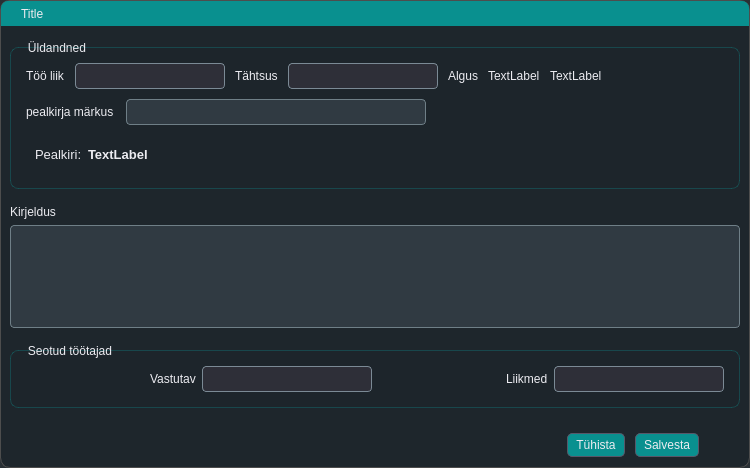
<?xml version="1.0" encoding="UTF-8"?>
<ui version="4.0">
 <class>WorksTools</class>
 <widget class="QDialog" name="WorksTools">
  <property name="geometry">
   <rect>
    <x>0</x>
    <y>0</y>
    <width>750</width>
    <height>468</height>
   </rect>
  </property>
  <property name="sizePolicy">
   <sizepolicy hsizetype="Expanding" vsizetype="Expanding">
    <horstretch>0</horstretch>
    <verstretch>0</verstretch>
   </sizepolicy>
  </property>
  <property name="minimumSize">
   <size>
    <width>750</width>
    <height>450</height>
   </size>
  </property>
  <property name="maximumSize">
   <size>
    <width>16777215</width>
    <height>16777215</height>
   </size>
  </property>
  <property name="font">
   <font>
    <pointsize>10</pointsize>
    <weight>75</weight>
    <bold>true</bold>
   </font>
  </property>
  <property name="windowTitle">
   <string>Võrgutööd</string>
  </property>
  <property name="styleSheet">
   <string notr="true">* {
    border: transparent;
    boreder-radius: 10px;
	background-color: rgba(29, 37, 43, 0.78);  /* 10% transparency */
    padding: 0;
    margin: 0;
    color: #ececf1; /* Brighter default text */
}

#FrameMain{
    border-radius: 10px;
	border: 1px solid #4d4d4d;
	background-color: rgba(29, 37, 43, 0.89);  /* 10% transparency */
}


QLabel, QFrame{
	background: None;
	}




/* ------------------------------------------------------ */
/* 🧠 Global Interaction Effects - Focused Field &amp; Tabs   */
/* ------------------------------------------------------ */
QLineEdit:focus, QTextEdit:focus, QComboBox:focus,   QTabBar::tab:selected {
        /* 🟢 Bottom glow - Extends further for visibility */
    border: 1px solid; 
    border-left-color: qradialgradient(spread:pad, cx:0, cy:0.347273, radius:0.826, fx:0.453364, fy:0.097, stop:0.125 rgba(9, 144, 143, 88), stop:1 rgba(46, 47, 56, 76));
    border-top-color: qradialgradient(spread:pad, cx:0, cy:0.347273, radius:0.826, fx:0.453364, fy:0.097, stop:0.125 rgba(9, 144, 143, 88), stop:1 rgba(46, 47, 56, 76));
    border-bottom-color: qradialgradient(spread:pad, cx:1, cy:0.728, radius:0.826, fx:0.498455, fy:0.95, stop:0.125 rgba(9, 144, 143, 88), stop:1 rgba(46, 47, 56, 76));
    border-right-color: qradialgradient(spread:pad, cx:1, cy:0.728, radius:0.826, fx:0.498455, fy:0.95, stop:0.125 rgba(9, 144, 143, 88), stop:1 rgba(46, 47, 56, 76));	

}

 QLineEdit:hover, QTextEdit:hover, QComboBox:hover, QTabBar::tab:hover {
        /* 🟡 Hover Glow - Softer but Visible */
    border: 1px solid; 
    border-left-color: qradialgradient(spread:pad, cx:0, cy:0.347273, radius:0.826, fx:0.453364, fy:0.097, stop:0.125 rgba(9, 144, 143, 88), stop:1 rgba(46, 47, 56, 76));
    border-top-color: qradialgradient(spread:pad, cx:0, cy:0.347273, radius:0.826, fx:0.453364, fy:0.097, stop:0.125 rgba(9, 144, 143, 88), stop:1 rgba(46, 47, 56, 76));
    border-bottom-color: qradialgradient(spread:pad, cx:1, cy:0.728, radius:0.826, fx:0.498455, fy:0.95, stop:0.125 rgba(9, 144, 143, 88), stop:1 rgba(46, 47, 56, 76));
    border-right-color: qradialgradient(spread:pad, cx:1, cy:0.728, radius:0.826, fx:0.498455, fy:0.95, stop:0.125 rgba(9, 144, 143, 88), stop:1 rgba(46, 47, 56, 76));	
    background-color: qradialgradient(spread:pad, cx:1, cy:0.995, radius:0.5, fx:1, fy:0.988, stop:0 rgba(9, 144, 143, 88), stop:0.920455 rgba(46, 47, 56, 76));
}

/* ---------------------------- */
/* 📝 QLineEdit Styling */
/* ---------------------------- */
QLineEdit, QTextEdit {
    background-color: #303a42;   /* Matches the global dark background */
    color: #c5c5d2;              /* Default light gray text */
    border: 1px solid #6f7f87;
    border-radius: 4px;          /* Rounded corners for a smooth look */
    padding: 4px;                /* Adequate padding for text clarity */
}

/* 
   Note: Your existing rules for QLineEdit:focus and QLineEdit:hover already provide
   the gradient border and glow effects. This default state ensures a smooth transition 
   into those interactive states.
*/

/* ---------------------------- */
/* 🔘 Disabled State for QLineEdit */
/* ---------------------------- */
QLineEdit:disabled, QTextEdit:disabled {
    background-color: #24252e;  /* A slightly darker tone for disabled state */
    border: 1px dashed rgba(120, 120, 130, 0.5);  /* Dashed and faded border */
    color: rgba(170, 170, 180, 0.5);  /* Muted text color */
    opacity: 0.5;               /* Lower opacity to indicate inactivity */
}

/* ---------------------------- */
/* 🖱️ QListWidget Focus */
/* ---------------------------- */
QListWidget:focus {
	boreder: 1px solid;
    border-left-color: qradialgradient(spread:pad, cx:0, cy:0.347273, radius:0.826, fx:0.453364, fy:0.097, stop:0.125 rgba(9, 144, 143, 88), stop:1 rgba(46, 47, 56, 76));
    border-top-color: qradialgradient(spread:pad, cx:0, cy:0.347273, radius:0.826, fx:0.453364, fy:0.097, stop:0.125 rgba(9, 144, 143, 88), stop:1 rgba(46, 47, 56, 76));
    border-bottom-color: qradialgradient(spread:pad, cx:1, cy:0.728, radius:0.826, fx:0.498455, fy:0.95, stop:0.125 rgba(9, 144, 143, 88), stop:1 rgba(46, 47, 56, 76));
    border-right-color: qradialgradient(spread:pad, cx:1, cy:0.728, radius:0.826, fx:0.498455, fy:0.95, stop:0.125 rgba(9, 144, 143, 88), stop:1 rgba(46, 47, 56, 76));	
}

/* ---------------------------- */
/* 🖱️ QListWidget Hovered Item */
/* ---------------------------- */
QListWidget::item:hover {
    border: 1px solid; 
    border-left-color: qradialgradient(spread:pad, cx:0, cy:0.347273, radius:0.826, 
        fx:0.453364, fy:0.097, stop:0.125 rgba(9, 144, 143, 88), stop:1 rgba(46, 47, 56, 76));
    border-top-color: qradialgradient(spread:pad, cx:0, cy:0.347273, radius:0.826, 
        fx:0.453364, fy:0.097, stop:0.125 rgba(9, 144, 143, 88), stop:1 rgba(46, 47, 56, 76));
    border-bottom-color: qradialgradient(spread:pad, cx:1, cy:0.728, radius:0.826, 
        fx:0.498455, fy:0.95, stop:0.125 rgba(9, 144, 143, 88), stop:1 rgba(46, 47, 56, 76));
    border-right-color: qradialgradient(spread:pad, cx:1, cy:0.728, radius:0.826, 
        fx:0.498455, fy:0.95, stop:0.125 rgba(9, 144, 143, 88), stop:1 rgba(46, 47, 56, 76));  
	background-color: qradialgradient(spread:pad, cx:1, cy:0.995, radius:0.5, fx:1, fy:0.988, stop:0 rgba(9, 144, 143, 255), stop:0.920455 rgba(46, 47, 56, 253));
    border-radius: 4px;
}

/* ---------------------------- */
/* ✅ QListWidget Selected Item */
/* ---------------------------- */
QListWidget::item:selected {
	color: #c5c5d2; /* Default light gray text */	
    border: 1px solid; 
 	 border-radius: 4px;
    border-left-color: qradialgradient(spread:pad, cx:0, cy:0.347273, radius:0.826, 
        fx:0.453364, fy:0.097, stop:0.125 rgba(9, 144, 143, 66), stop:1 rgba(46, 47, 56, 54));
    border-top-color: qradialgradient(spread:pad, cx:0, cy:0.347273, radius:0.826, 
        fx:0.453364, fy:0.097, stop:0.125 rgba(9, 144, 143, 66), stop:1 rgba(46, 47, 56, 54));
    border-bottom-color: qradialgradient(spread:pad, cx:1, cy:0.728, radius:0.826, 
        fx:0.498455, fy:0.95, stop:0.125 rgba(9, 144, 143, 66), stop:1 rgba(46, 47, 56, 54));
    border-right-color: qradialgradient(spread:pad, cx:1, cy:0.728, radius:0.826, 
        fx:0.498455, fy:0.95, stop:0.125 rgba(9, 144, 143, 66), stop:1 rgba(46, 47, 56, 54));  
	background-color: qradialgradient(spread:pad, cx:1, cy:0.995, radius:1.24, fx:1, fy:0.988, stop:0 rgba(9, 144, 143, 172), stop:0.920455 rgba(46, 47, 56, 0));
}



/* ---------------------------- */
/* 🔘 QPushButton Styling */
/* ---------------------------- */

QPushButton {
    padding: 4px 8px;
    text-align: center;
    border-radius: 5px;
	background-color: rgb(9, 144, 143);
    border: 1px solid #565869; /* Default border */
    color: #ececf1; /* Brighter text */
    transition: all 150ms ease-in-out; /* Smooth transition */
}

/* 🟢 Hover Effect - Glow &amp; Color Shift */
QPushButton:hover {
    background-color: #5c5d6e; /* Slightly lighter background */
    border: 1px solid #acacbe; /* Lighter border */
    
color: #c5c5d2; /* Default text color */

}

/* 🔴 Pressed Effect - Darker Look &amp; More Intense Glow */
QPushButton:pressed {
    background-color: #2d2e3a; /* Darker background */
    border: 1px solid #8e8ea0; /* Slightly darker border */
    color: #bdbecf; /* Dimmed text */

}

/* ⚫ Disabled State - More Noticeable */
QPushButton:disabled {
    background-color: #24252e; /* **Much darker background** */
    border: 1px dashed rgba(120, 120, 130, 0.5); /* **Dashed, faded border** */
    color: rgba(170, 170, 180, 0.5); /* **Faded text color** */
    opacity: 0.5; /* **Lower opacity to indicate inactive state** */
}

QPushButton:focus{
	    border: 1px solid; 	
    border-left-color: qradialgradient(spread:pad, cx:0, cy:0.347273, radius:0.826, fx:0.453364, fy:0.097, stop:0.125 rgba(9, 144, 143, 88), stop:1 rgba(46, 47, 56, 76));
    border-top-color: qradialgradient(spread:pad, cx:0, cy:0.347273, radius:0.826, fx:0.453364, fy:0.097, stop:0.125 rgba(9, 144, 143, 88), stop:1 rgba(46, 47, 56, 76));
    border-bottom-color: qradialgradient(spread:pad, cx:1, cy:0.728, radius:0.826, fx:0.498455, fy:0.95, stop:0.125 rgba(9, 144, 143, 88), stop:1 rgba(46, 47, 56, 76));
    border-right-color: qradialgradient(spread:pad, cx:1, cy:0.728, radius:0.826, fx:0.498455, fy:0.95, stop:0.125 rgba(9, 144, 143, 88), stop:1 rgba(46, 47, 56, 76));	
	background-color: rgb(31, 93, 92);
}


/* ══════════════════════════════════════════════════════ */
/*                 ✅ QCheckBox Styling                   */
/* ══════════════════════════════════════════════════════ */

QCheckBox {
    color: #d1d1e0;
    spacing: 5px;
    font-size: 12px;
	 background: transparent; /* This removes any background */
}

/* Default indicator box */
QCheckBox::indicator {
    width: 16px;
    height: 16px;
    background-color: #40414f;
    border: 1px solid #1f5d5c;
    border-radius: 3px;
}

/* Hovered box */
QCheckBox::indicator:hover {
    border: 1px solid #0b4544;
    background-color: #565869;
}

/* Checked state */
QCheckBox::indicator:checked {
    background-color: rgb(9, 144, 143);
    border: 1px solid #565869;
    image: url(&quot;:/images/themes/default/algorithms/mAlgorithmCheckGeometry.svg&quot;);
}

/* Checked + Hover */
QCheckBox::indicator:checked:hover {
    background-color: rgba(9, 144, 143, 0.8);
    border: 1px solid #acacbe;
}

/* Disabled */
QCheckBox:disabled {
    color: #6a6a75;
}
QCheckBox::indicator:disabled {
    background-color: #2c2c35;
    border: 1px dashed rgba(120, 120, 130, 0.5);
}
QCheckBox::indicator:checked:disabled {
    background-color: rgba(50, 50, 60, 0.5);
    border: 1px solid #40414f;
    image: url(&quot;:/images/themes/default/algorithms/mAlgorithmCheckGeometry.svg&quot;);
    opacity: 0.5;
}


/* ══════════════════════════════════════════════════════ */
/*                     🔘 COMBOBOX STYLING                */
/* ══════════════════════════════════════════════════════ */

QComboBox {
    background-color: #2e2f38;
    color: #c5c5d2;
	border: 1px solid #7b8a95;    
	border-radius: 4px;
    padding: 4px;
}

QComboBox::drop-down {
    background-color: #2e2f38;
    border: none;
    border-radius: 10px;
    width: 16px;
    height: 16px;
    subcontrol-origin: padding;
    subcontrol-position: right; /* Adjusted to right for a common look */
}



QComboBox QAbstractItemView {
    background-color: #2e2f38;
    border: 1px solid #565869;
    selection-background-color: qradialgradient(
        spread: pad,
        cx: 1,
        cy: 0.728,
        radius: 0.826,
        fx: 0.498455,
        fy: 0.95,
        stop: 0.125 rgba(9,144,143,150),
        stop: 1 rgba(46,47,56,253)
    );
    selection-color: #ececf1;
}

QComboBox QAbstractItemView::item {
    background-color: #2e2f38;
    color: #c5c5d2;
}

QComboBox QAbstractItemView::item:selected {
    background-color: qradialgradient(
        spread: pad,
        cx: 1,
        cy: 0.728,
        radius: 0.826,
        fx: 0.498455,
        fy: 0.95,
        stop: 0.125 rgba(9,144,143,150),
        stop: 1 rgba(46,47,56,253)
    );
    color: #ececf1;
}

QComboBox QAbstractItemView::item:hover {
    background-color: qradialgradient(
        spread: pad,
        cx: 1,
        cy: 0.995,
        radius: 1.24,
        fx: 1,
        fy: 0.988,
        stop: 0 rgba(9,144,143,150),
        stop: 0.920455 rgba(46,47,56,253)
    );
    color: #ececf1;
}

QComboBox:focus {
    border: 1px solid qradialgradient(
        spread: pad,
        cx: 0,
        cy: 0.347273,
        radius: 0.826,
        fx: 0.453364,
        fy: 0.097,
        stop: 0.125 rgba(9,144,143,88),
        stop: 1 rgba(46,47,56,76)
    );
}

QComboBox:disabled {
    background-color: #2e2f38;
    border: 1px solid #565869;
    color: #8a95a5;
}

QTextBrowser {
    background-color: qradialgradient(
        spread:pad,
        cx:1, cy:0.995, radius:1.24,
        fx:1, fy:0.988,
        stop:0 rgba(9, 144, 143, 32),
        stop:0.920 rgba(46, 47, 56, 160)
    );
    color: #ececf1;
    border: 1px solid rgba(100, 100, 100, 80);
    border-radius: 8px;
    padding: 8px;
}

/* Optional: match the scrollbar look too */
QTextBrowser QScrollBar:vertical {
    background: transparent;
    width: 10px;
    margin: 2px 0 2px 0;
}

QTextBrowser QScrollBar::handle:vertical {
    background: rgba(9, 144, 143, 0.5);
    min-height: 20px;
    border-radius: 4px;
}

QTextBrowser QScrollBar::add-line:vertical,
QTextBrowser QScrollBar::sub-line:vertical {
    height: 0;
    background: none;
}

QTextBrowser QScrollBar::add-page:vertical,
QTextBrowser QScrollBar::sub-page:vertical {
    background: none;
}

QGroupBox {
    border: 1px solid rgba(9, 144, 143, 80); /* Teal glow border */
    border-radius: 8px;
    margin-top: 6px; /* Space above group */
    background-color: rgba(29, 37, 43, 0.75); /* Slightly transparent background */
    padding: 6px;
}

QGroupBox:title {
    subcontrol-origin: margin;
    subcontrol-position: top left;
    padding: 0 6px;
    margin-left: 10px;
    color: #ececf1;
    font-weight: bold;
    font-size: 12px;
    background-color: transparent;
}


#dragFrame {
    border-top-left-radius: 7px;
    border-top-right-radius: 7px;
    border-bottom-right-radius: 0px;
    border-bottom-left-radius: 0px;
    background-color: rgba(9, 144, 143, 1.0);
    cursor: move;
    color: #ececf1; /* Brighter default text */
}

QMenu {
    color: #ff00ff;  /* Bright magenta for testing */
    border: 1px solid #4d4d4d;   /* Subtle default border */	
    padding: 4px;
    border-radius: 6px;
}
QMenu::item {
	color: #c5c5d2;              /* Default light gray text */	
    padding: 6px 20px;
    background-color: transparent;
}
QMenu::item:selected {
    background-color: #444444;
    color: #00ffff;
}

QPlainTextEdit {
    background-color: #303a42;   /* Matches dark theme */
    color: #c5c5d2;              /* Light text */
    border: 1px solid #6f7f87;
    border-radius: 4px;
    padding: 4px;
}

QPlainTextEdit:focus {
    border: 1px solid;
    border-left-color: qradialgradient(spread:pad, cx:0, cy:0.347273, radius:0.826, fx:0.453364, fy:0.097, stop:0.125 rgba(9,144,143,88), stop:1 rgba(46,47,56,76));
    border-top-color: qradialgradient(spread:pad, cx:0, cy:0.347273, radius:0.826, fx:0.453364, fy:0.097, stop:0.125 rgba(9,144,143,88), stop:1 rgba(46,47,56,76));
    border-bottom-color: qradialgradient(spread:pad, cx:1, cy:0.728, radius:0.826, fx:0.498455, fy:0.95, stop:0.125 rgba(9,144,143,88), stop:1 rgba(46,47,56,76));
    border-right-color: qradialgradient(spread:pad, cx:1, cy:0.728, radius:0.826, fx:0.498455, fy:0.95, stop:0.125 rgba(9,144,143,88), stop:1 rgba(46,47,56,76));
}

QPlainTextEdit:disabled {
    background-color: #24252e;
    border: 1px dashed rgba(120, 120, 130, 0.5);
    color: rgba(170, 170, 180, 0.5);
    opacity: 0.5;
}
</string>
  </property>
  <layout class="QVBoxLayout" name="verticalLayout">
   <property name="spacing">
    <number>0</number>
   </property>
   <property name="leftMargin">
    <number>0</number>
   </property>
   <property name="topMargin">
    <number>0</number>
   </property>
   <property name="rightMargin">
    <number>0</number>
   </property>
   <property name="bottomMargin">
    <number>0</number>
   </property>
   <item>
    <widget class="QFrame" name="FrameMain">
     <property name="minimumSize">
      <size>
       <width>0</width>
       <height>100</height>
      </size>
     </property>
     <property name="styleSheet">
      <string notr="true"/>
     </property>
     <property name="frameShape">
      <enum>QFrame::StyledPanel</enum>
     </property>
     <property name="frameShadow">
      <enum>QFrame::Raised</enum>
     </property>
     <layout class="QVBoxLayout" name="verticalLayout_2">
      <property name="leftMargin">
       <number>0</number>
      </property>
      <property name="topMargin">
       <number>0</number>
      </property>
      <property name="rightMargin">
       <number>0</number>
      </property>
      <property name="bottomMargin">
       <number>0</number>
      </property>
      <item>
       <widget class="QFrame" name="dragFrame">
        <property name="minimumSize">
         <size>
          <width>0</width>
          <height>25</height>
         </size>
        </property>
        <property name="maximumSize">
         <size>
          <width>1000000</width>
          <height>25</height>
         </size>
        </property>
        <property name="frameShape">
         <enum>QFrame::StyledPanel</enum>
        </property>
        <property name="frameShadow">
         <enum>QFrame::Raised</enum>
        </property>
        <layout class="QHBoxLayout" name="horizontalLayout_4">
         <property name="spacing">
          <number>0</number>
         </property>
         <property name="leftMargin">
          <number>20</number>
         </property>
         <property name="topMargin">
          <number>0</number>
         </property>
         <property name="rightMargin">
          <number>0</number>
         </property>
         <property name="bottomMargin">
          <number>0</number>
         </property>
         <item>
          <widget class="QLabel" name="lblTitle">
           <property name="text">
            <string>Title</string>
           </property>
          </widget>
         </item>
        </layout>
       </widget>
      </item>
      <item>
       <widget class="QFrame" name="frame_6">
        <property name="frameShape">
         <enum>QFrame::StyledPanel</enum>
        </property>
        <property name="frameShadow">
         <enum>QFrame::Raised</enum>
        </property>
        <layout class="QVBoxLayout" name="verticalLayout_6">
         <item>
          <widget class="QGroupBox" name="groupBox">
           <property name="title">
            <string>Üldandned</string>
           </property>
           <layout class="QVBoxLayout" name="verticalLayout_5">
            <property name="spacing">
             <number>10</number>
            </property>
            <item>
             <widget class="QFrame" name="frame_5">
              <property name="styleSheet">
               <string notr="true"/>
              </property>
              <property name="frameShape">
               <enum>QFrame::StyledPanel</enum>
              </property>
              <property name="frameShadow">
               <enum>QFrame::Raised</enum>
              </property>
              <layout class="QVBoxLayout" name="verticalLayout_4">
               <property name="spacing">
                <number>10</number>
               </property>
               <property name="leftMargin">
                <number>0</number>
               </property>
               <property name="topMargin">
                <number>0</number>
               </property>
               <property name="rightMargin">
                <number>0</number>
               </property>
               <property name="bottomMargin">
                <number>0</number>
               </property>
               <item>
                <widget class="QFrame" name="frame_3">
                 <property name="minimumSize">
                  <size>
                   <width>0</width>
                   <height>0</height>
                  </size>
                 </property>
                 <property name="maximumSize">
                  <size>
                   <width>16777215</width>
                   <height>16777215</height>
                  </size>
                 </property>
                 <property name="styleSheet">
                  <string notr="true"/>
                 </property>
                 <property name="frameShape">
                  <enum>QFrame::StyledPanel</enum>
                 </property>
                 <property name="frameShadow">
                  <enum>QFrame::Raised</enum>
                 </property>
                 <layout class="QHBoxLayout" name="horizontalLayout_5">
                  <property name="spacing">
                   <number>10</number>
                  </property>
                  <property name="leftMargin">
                   <number>0</number>
                  </property>
                  <property name="topMargin">
                   <number>0</number>
                  </property>
                  <property name="rightMargin">
                   <number>0</number>
                  </property>
                  <property name="bottomMargin">
                   <number>0</number>
                  </property>
                  <item>
                   <widget class="QLabel" name="label_2">
                    <property name="text">
                     <string>Töö liik</string>
                    </property>
                   </widget>
                  </item>
                  <item>
                   <widget class="QComboBox" name="workTypes">
                    <property name="minimumSize">
                     <size>
                      <width>150</width>
                      <height>0</height>
                     </size>
                    </property>
                    <property name="maximumSize">
                     <size>
                      <width>150</width>
                      <height>16777215</height>
                     </size>
                    </property>
                   </widget>
                  </item>
                  <item>
                   <widget class="QLabel" name="label_4">
                    <property name="text">
                     <string>Tähtsus</string>
                    </property>
                   </widget>
                  </item>
                  <item>
                   <widget class="QComboBox" name="cmbPriority">
                    <property name="minimumSize">
                     <size>
                      <width>150</width>
                      <height>0</height>
                     </size>
                    </property>
                    <property name="maximumSize">
                     <size>
                      <width>150</width>
                      <height>16777215</height>
                     </size>
                    </property>
                   </widget>
                  </item>
                  <item>
                   <widget class="QLabel" name="label_5">
                    <property name="text">
                     <string>Algus</string>
                    </property>
                   </widget>
                  </item>
                  <item>
                   <widget class="QLabel" name="lblStartDate">
                    <property name="text">
                     <string>TextLabel</string>
                    </property>
                   </widget>
                  </item>
                  <item>
                   <widget class="QLabel" name="lblStartTime">
                    <property name="text">
                     <string>TextLabel</string>
                    </property>
                   </widget>
                  </item>
                  <item>
                   <spacer name="horizontalSpacer_3">
                    <property name="orientation">
                     <enum>Qt::Horizontal</enum>
                    </property>
                    <property name="sizeHint" stdset="0">
                     <size>
                      <width>40</width>
                      <height>20</height>
                     </size>
                    </property>
                   </spacer>
                  </item>
                 </layout>
                </widget>
               </item>
               <item>
                <widget class="QFrame" name="frame">
                 <property name="minimumSize">
                  <size>
                   <width>200</width>
                   <height>0</height>
                  </size>
                 </property>
                 <property name="maximumSize">
                  <size>
                   <width>400</width>
                   <height>16777215</height>
                  </size>
                 </property>
                 <property name="styleSheet">
                  <string notr="true"/>
                 </property>
                 <property name="frameShape">
                  <enum>QFrame::StyledPanel</enum>
                 </property>
                 <property name="frameShadow">
                  <enum>QFrame::Raised</enum>
                 </property>
                 <layout class="QHBoxLayout" name="horizontalLayout_3">
                  <property name="spacing">
                   <number>10</number>
                  </property>
                  <property name="leftMargin">
                   <number>0</number>
                  </property>
                  <property name="topMargin">
                   <number>0</number>
                  </property>
                  <property name="rightMargin">
                   <number>0</number>
                  </property>
                  <property name="bottomMargin">
                   <number>0</number>
                  </property>
                  <item>
                   <widget class="QLabel" name="label">
                    <property name="text">
                     <string>pealkirja märkus</string>
                    </property>
                   </widget>
                  </item>
                  <item>
                   <widget class="QLineEdit" name="worksTitleadition">
                    <property name="maximumSize">
                     <size>
                      <width>300</width>
                      <height>16777215</height>
                     </size>
                    </property>
                   </widget>
                  </item>
                 </layout>
                </widget>
               </item>
              </layout>
             </widget>
            </item>
            <item>
             <widget class="QFrame" name="frame_2">
              <property name="frameShape">
               <enum>QFrame::StyledPanel</enum>
              </property>
              <property name="frameShadow">
               <enum>QFrame::Raised</enum>
              </property>
              <layout class="QHBoxLayout" name="horizontalLayout">
               <property name="rightMargin">
                <number>50</number>
               </property>
               <item>
                <widget class="QLabel" name="lblHeading">
                 <property name="font">
                  <font>
                   <pointsize>10</pointsize>
                  </font>
                 </property>
                 <property name="text">
                  <string>Pealkiri:</string>
                 </property>
                </widget>
               </item>
               <item>
                <widget class="QLabel" name="lblHeadingValue">
                 <property name="font">
                  <font>
                   <pointsize>10</pointsize>
                   <weight>75</weight>
                   <bold>true</bold>
                  </font>
                 </property>
                 <property name="text">
                  <string>TextLabel</string>
                 </property>
                </widget>
               </item>
               <item>
                <spacer name="horizontalSpacer_2">
                 <property name="orientation">
                  <enum>Qt::Horizontal</enum>
                 </property>
                 <property name="sizeHint" stdset="0">
                  <size>
                   <width>40</width>
                   <height>20</height>
                  </size>
                 </property>
                </spacer>
               </item>
              </layout>
             </widget>
            </item>
           </layout>
          </widget>
         </item>
         <item>
          <widget class="QFrame" name="frame_4">
           <property name="frameShape">
            <enum>QFrame::StyledPanel</enum>
           </property>
           <property name="frameShadow">
            <enum>QFrame::Raised</enum>
           </property>
           <layout class="QVBoxLayout" name="verticalLayout_3">
            <property name="spacing">
             <number>6</number>
            </property>
            <property name="leftMargin">
             <number>0</number>
            </property>
            <property name="topMargin">
             <number>10</number>
            </property>
            <property name="rightMargin">
             <number>0</number>
            </property>
            <property name="bottomMargin">
             <number>10</number>
            </property>
            <item>
             <widget class="QLabel" name="label_3">
              <property name="text">
               <string>Kirjeldus</string>
              </property>
             </widget>
            </item>
            <item>
             <widget class="QPlainTextEdit" name="worksDesc"/>
            </item>
           </layout>
          </widget>
         </item>
         <item>
          <widget class="QGroupBox" name="groupBox_2">
           <property name="title">
            <string>Seotud töötajad</string>
           </property>
           <layout class="QHBoxLayout" name="horizontalLayout_6">
            <item alignment="Qt::AlignRight">
             <widget class="QLabel" name="label_6">
              <property name="text">
               <string>Vastutav</string>
              </property>
             </widget>
            </item>
            <item>
             <widget class="QComboBox" name="cmbResponsible"/>
            </item>
            <item alignment="Qt::AlignRight">
             <widget class="QLabel" name="label_7">
              <property name="text">
               <string>Liikmed</string>
              </property>
             </widget>
            </item>
            <item>
             <widget class="QgsCheckableComboBox" name="mcbxUsers"/>
            </item>
           </layout>
          </widget>
         </item>
        </layout>
       </widget>
      </item>
      <item>
       <spacer name="verticalSpacer">
        <property name="orientation">
         <enum>Qt::Vertical</enum>
        </property>
        <property name="sizeHint" stdset="0">
         <size>
          <width>20</width>
          <height>40</height>
         </size>
        </property>
       </spacer>
      </item>
      <item alignment="Qt::AlignBottom">
       <widget class="QFrame" name="fButtons">
        <property name="frameShape">
         <enum>QFrame::StyledPanel</enum>
        </property>
        <property name="frameShadow">
         <enum>QFrame::Raised</enum>
        </property>
        <layout class="QHBoxLayout" name="horizontalLayout_2">
         <property name="spacing">
          <number>10</number>
         </property>
         <property name="leftMargin">
          <number>0</number>
         </property>
         <property name="topMargin">
          <number>10</number>
         </property>
         <property name="rightMargin">
          <number>50</number>
         </property>
         <property name="bottomMargin">
          <number>10</number>
         </property>
         <item>
          <spacer name="horizontalSpacer">
           <property name="orientation">
            <enum>Qt::Horizontal</enum>
           </property>
           <property name="sizeHint" stdset="0">
            <size>
             <width>411</width>
             <height>20</height>
            </size>
           </property>
          </spacer>
         </item>
         <item>
          <widget class="QPushButton" name="pbCancel">
           <property name="text">
            <string>Tühista</string>
           </property>
           <property name="icon">
            <iconset>
             <normaloff>../../icons/Icons_hele/x-circle.svg</normaloff>../../icons/Icons_hele/x-circle.svg</iconset>
           </property>
          </widget>
         </item>
         <item>
          <widget class="QPushButton" name="pbSave">
           <property name="font">
            <font>
             <family>Tahoma</family>
            </font>
           </property>
           <property name="text">
            <string>Salvesta</string>
           </property>
           <property name="icon">
            <iconset>
             <normaloff>../../icons/Icons_hele/save.svg</normaloff>../../icons/Icons_hele/save.svg</iconset>
           </property>
           <property name="iconSize">
            <size>
             <width>16</width>
             <height>16</height>
            </size>
           </property>
          </widget>
         </item>
        </layout>
       </widget>
      </item>
     </layout>
    </widget>
   </item>
  </layout>
 </widget>
 <customwidgets>
  <customwidget>
   <class>QgsCheckableComboBox</class>
   <extends>QComboBox</extends>
   <header>qgscheckablecombobox.h</header>
  </customwidget>
 </customwidgets>
 <resources/>
 <connections/>
</ui>
